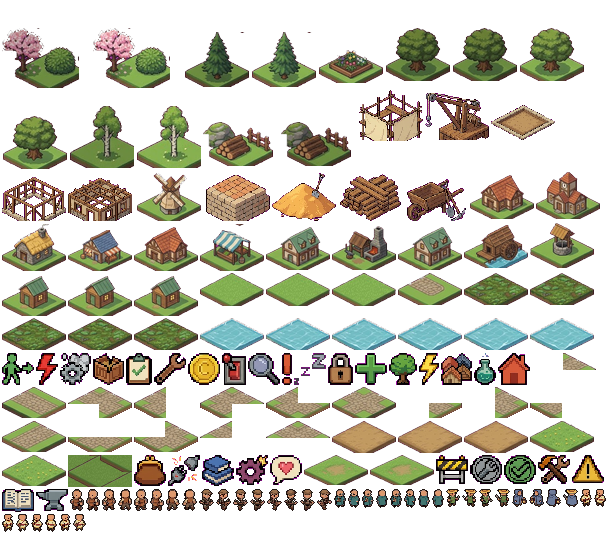
#> input picture assets/city.png, 616 x 534 px
$ python pack-atlas.py ../assets --out out.png
#> lines starting #> are read from the running program, lines starting #| are printed output that depends on the picture
#!/usr/bin/env python3
"""Pack loose sprite PNGs into one texture atlas Phaser can load directly.

  python3 tools/pack-atlas.py assets/src/icons assets/src/citizens \
      --out assets/city --pad 2

Writes <out>.png plus <out>.json in Phaser's JSON-Hash format, so the game can
do  this.load.atlas('city','assets/city.png','assets/city.json')  and then
address any sprite by its file name:  this.add.image(x, y, 'city', 'zone-civic').
"""
import argparse, json, os, sys, glob
from PIL import Image


def pack(images, pad):
    """Shelf-pack tallest-first into a squarish sheet."""
    items = sorted(images, key=lambda kv: -kv[1].height)
    total = sum((im.width + pad) * (im.height + pad) for _, im in items)
    width = max(int((total ** .5) * 1.15), max(im.width for _, im in items) + pad * 2)
    placed, x, y, shelf = {}, pad, pad, 0
    for name, im in items:
        if x + im.width + pad > width:
            x, y, shelf = pad, y + shelf + pad, 0
        placed[name] = (x, y)
        x += im.width + pad
        shelf = max(shelf, im.height)
    height = y + shelf + pad
    return placed, width, height


def main():
    ap = argparse.ArgumentParser()
    ap.add_argument("dirs", nargs="+")
    ap.add_argument("--out", required=True, help="path without extension")
    ap.add_argument("--pad", type=int, default=2)
    a = ap.parse_args()

    images = []
    for d in a.dirs:
        for f in sorted(glob.glob(os.path.join(d, "*.png"))):
            images.append((os.path.splitext(os.path.basename(f))[0],
                           Image.open(f).convert("RGBA")))
    if not images:
        print("no PNGs found", file=sys.stderr)
        return 1
    names = [n for n, _ in images]
#> names = ['city']
    if len(set(names)) != len(names):
        dupes = {n for n in names if names.count(n) > 1}
        print(f"duplicate frame names across folders: {sorted(dupes)}", file=sys.stderr)
        return 1

    placed, W, H = pack(images, a.pad)
#> in pack, `items = sorted(images, key=lambda kv: -kv[1].height)`: items = 1 item
#> in pack, `total = sum((im.width + pad) * (im.height + pad) for _, im in items)`: total = 331248
#> in pack, `width = max(int((total ** .5) * 1.15), max(im.width for _, im in items..`: width = 661
#> the loop in pack, `for name, im in items:` made 1 pass
#> (name, x, shelf) on pass 1: ('city', 620, 534)
#> after the loop in pack, `for name, im in items:`: placed = {'city': (2, 2)}; shelf = 534; x = 620; y = 2
#> in pack, `height = y + shelf + pad`: height = 538
#> placed = {'city': (2, 2)}; W = 661; H = 538
    sheet = Image.new("RGBA", (W, H), (0, 0, 0, 0))
#> sheet: PIL image 661x538 RGBA; every value is 0
    frames = {}
    for name, im in images:
        x, y = placed[name]
        sheet.paste(im, (x, y), im)
        frames[name] = {
            "frame": {"x": x, "y": y, "w": im.width, "h": im.height},
            "rotated": False, "trimmed": False,
            "spriteSourceSize": {"x": 0, "y": 0, "w": im.width, "h": im.height},
            "sourceSize": {"w": im.width, "h": im.height},
        }
#> this loop made 1 pass
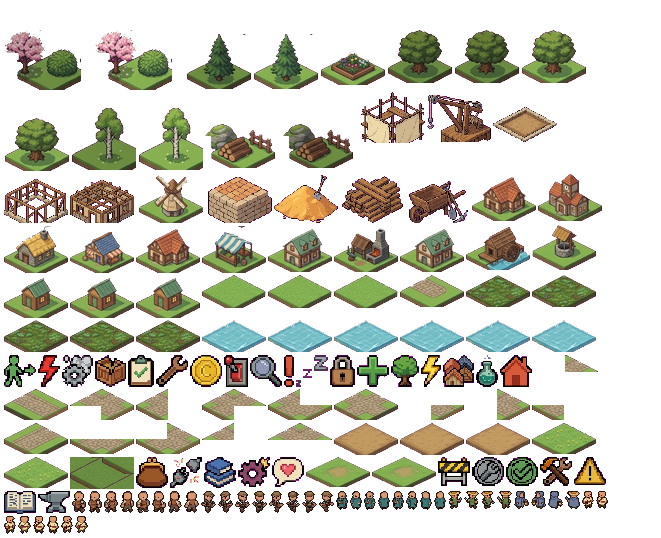
#> sheet: PIL image 661x538 RGBA; mean R, G, B, A 44.1, 43.1, 29.9, 94.2; transparent parts drawn white
#> after the loop, frames = 1 item

    os.makedirs(os.path.dirname(a.out) or ".", exist_ok=True)
    sheet.save(a.out + ".png")
    with open(a.out + ".json", "w") as fh:
        json.dump({"frames": frames,
                   "meta": {"image": os.path.basename(a.out) + ".png",
                            "size": {"w": W, "h": H}, "scale": "1"}}, fh, indent=1)
    kb = os.path.getsize(a.out + ".png") / 1024.0
    print(f"{len(frames)} frames -> {a.out}.png ({W}x{H}, {kb:.0f} KB) + {a.out}.json")
#| 1 frames -> out.png.png (661x538, 319 KB) + out.png.json
    return 0


if __name__ == "__main__":
    sys.exit(main())
#> (the program exits here)
